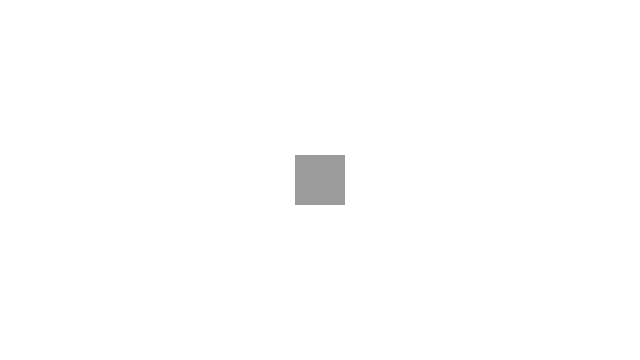
Frame 1 (no input)
Frame 60 (the mouse pressed at the canvas centre just before this capture): identical to frame 1, image omitted
Frame 120 (the mouse held since frame 60 and released just before this capture): identical to frame 1, image omitted

The Processing sketch that drew this single still picture (run headless with seeded random() and noise(); from frame 60 on, the mouse is pressed at the canvas centre):

// Processing sketch: uvodProcessing
// ── uvodProcessing.pde
int rectX, rectY;      // Position of square button

void setup() {
  size(640, 360);
  noStroke();
  rectX = width/2;
  rectY = height/2;
  
  
  rectMode(CENTER);
}

void draw() {
  background(255);
  fill(155);
  rect(rectX, rectY, 50,50);
}


void mousePressed() {

}
